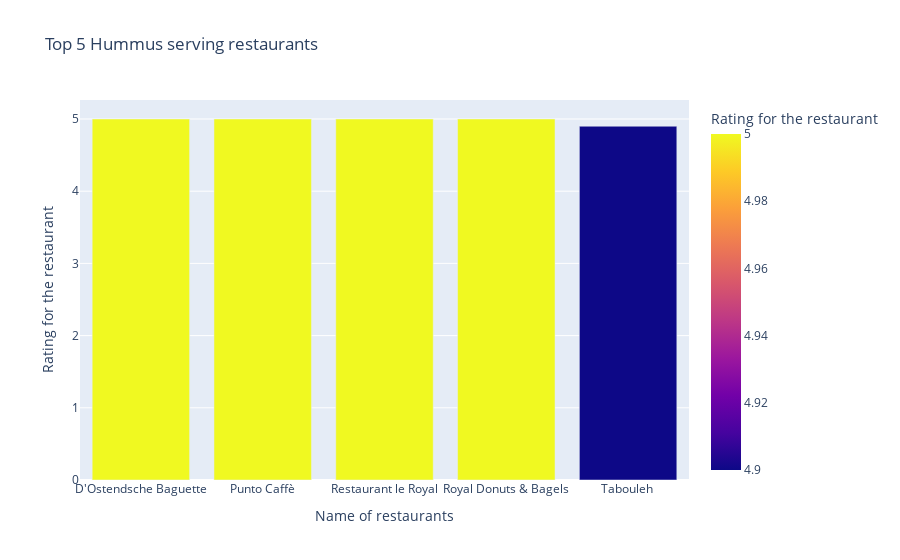

This figure's notebook cell:
### Code cell
import plotly.express as px
fig = px.bar(df_hummus, x='name', y="rating", color='rating',
               labels={"name": "Name of restaurants", "rating": "Rating for the restaurant"}, 
              title = "Top 5 Hummus serving restaurants")
fig.show()

### Figure 1 — Plotly figure (JSON) as saved in the notebook; plotly's stock layout.template omitted (floating-point values rounded to 4 significant figures)
{"data": [{"alignmentgroup": "True", "hovertemplate": "Name of restaurants=%{x}<br>Rating for the restaurant=%{marker.color}<extra></extra>", "legendgroup": "", "marker": {"color": [5, 5, 5, 5, 4.9], "coloraxis": "coloraxis", "pattern": {"shape": ""}}, "name": "", "offsetgroup": "", "orientation": "v", "showlegend": false, "textposition": "auto", "type": "bar", "x": ["D'Ostendsche Baguette", "Punto Caffè", "Restaurant le Royal", "Royal Donuts & Bagels", "Tabouleh "], "xaxis": "x", "y": [5, 5, 5, 5, 4.9], "yaxis": "y"}], "layout": {"barmode": "relative", "coloraxis": {"colorbar": {"title": {"text": "Rating for the restaurant"}}, "colorscale": [[0, "#0d0887"], [0.1111, "#46039f"], [0.2222, "#7201a8"], [0.3333, "#9c179e"], [0.4444, "#bd3786"], [0.5556, "#d8576b"], [0.6667, "#ed7953"], [0.7778, "#fb9f3a"], [0.8889, "#fdca26"], [1, "#f0f921"]]}, "legend": {"tracegroupgap": 0}, "title": {"text": "Top 5 Hummus serving restaurants"}, "xaxis": {"anchor": "y", "domain": [0, 1], "title": {"text": "Name of restaurants"}}, "yaxis": {"anchor": "x", "domain": [0, 1], "title": {"text": "Rating for the restaurant"}}}}
